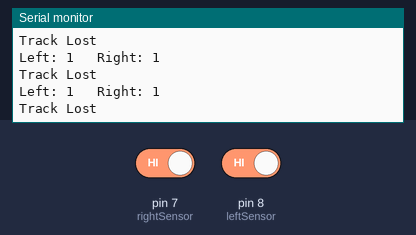
A sketch run on a simulated Arduino Uno, built with avr-gcc and run on an emulated ATmega328P. On the bench: the last lines printed to the serial monitor. The test bench sets the inputs (shaded band); at power-on: pin 7 (rightSensor) HIGH, pin 8 (leftSensor) HIGH.

Above: at 1.2 s.
1.3 s: pin 7 (rightSensor) driven LOW
At 1.57 s:
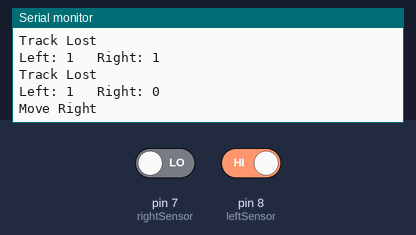
3.1 s: pin 8 (leftSensor) driven LOW
At 3.37 s:
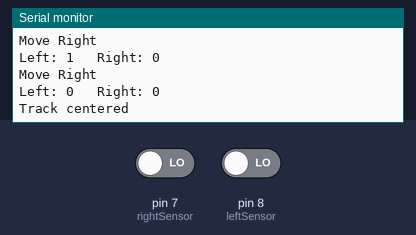
4.9 s: pin 7 (rightSensor) driven HIGH
At 5.18 s:
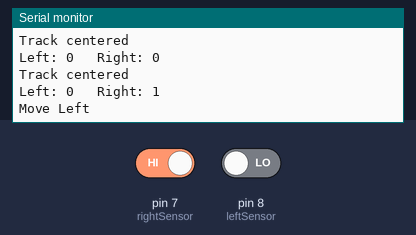

The sketch:

Code.ino
```cpp
// ==========================
// Track Detection (2cm)
// ==========================

// Arduino UNO + Two IR Sensors
// Battery powered system with Slide switch
// Switch mechanism that turns the system ON and OFF
// Detect the position of the track
// Display sensor detection results (Arduino Serial Monitor)

// ==========================
// Sensor Spacing Track(2cm)
// ==========================
// The sensors should be spaced slightly less than 2 cm apart
// Usually around 1.2–1.8 cm center-to-center
// Typical arrangement:
     // Left sensor sees white
     // Right sensor sees black
     // Robot corrects direction

// ==========================
// IR Sensor Reading
// ==========================
// LOW when detecting black track
// HIGH when detecting white surface

int leftSensor = 8;
int rightSensor = 7;

void setup() {
  // Set sensor pins as input
  pinMode(leftSensor, INPUT);
  pinMode(rightSensor, INPUT);

  // Serial monitor for debugging
  Serial.begin(9600);
}

void loop() {
  // Read sensor values
  int leftValue = digitalRead(leftSensor);
  int rightValue = digitalRead(rightSensor);

  // Display sensor readings
  Serial.print("Left: ");
  Serial.print(leftValue);

  Serial.print("   Right: ");
  Serial.println(rightValue);

  // ==========================
  // TRACK DETECTION LOGIC
  // ==========================

  // Both sensors detect black line
  if (leftValue == LOW && rightValue == LOW) {
    Serial.println("Track centered");
  }

  // Left sensor detects line
  else if (leftValue == LOW && rightValue == HIGH) {
    Serial.println("Move Left");
  }

  // Right sensor detects line
  else if (leftValue == HIGH && rightValue == LOW) {
    Serial.println("Move Right");
  }

  // No line detected
  else {
    Serial.println("Track Lost");
  }

  delay(200);
}

// ==========================
// Quick Debug Version
// ==========================
// What values appear over black
// What values appear over white

/*

int leftSensor = 9;
int rightSensor = 6;

void setup() {
  pinMode(leftSensor, INPUT);
  pinMode(rightSensor, INPUT);

  Serial.begin(9600);
}

void loop() {

  Serial.print("Left: ");
  Serial.print(digitalRead(leftSensor));

  Serial.print("  Right: ");
  Serial.println(digitalRead(rightSensor));

  delay(200);
}

*/
```

Measured:
- after the input at 1.3 s, the serial monitor: prints a new line after 0.10 s (image 1)
- after the input at 3.1 s, the serial monitor: prints a new line after 0.11 s (image 2)
- after the input at 4.9 s, the serial monitor: prints a new line after 0.11 s (image 3)
